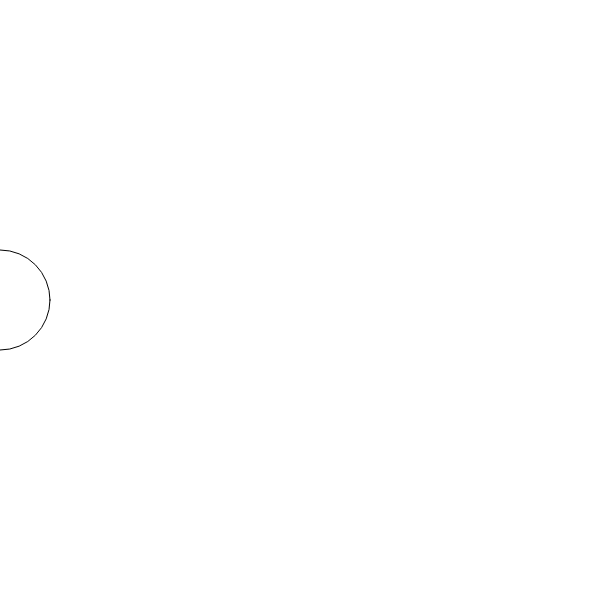
Frame 1 (no input)
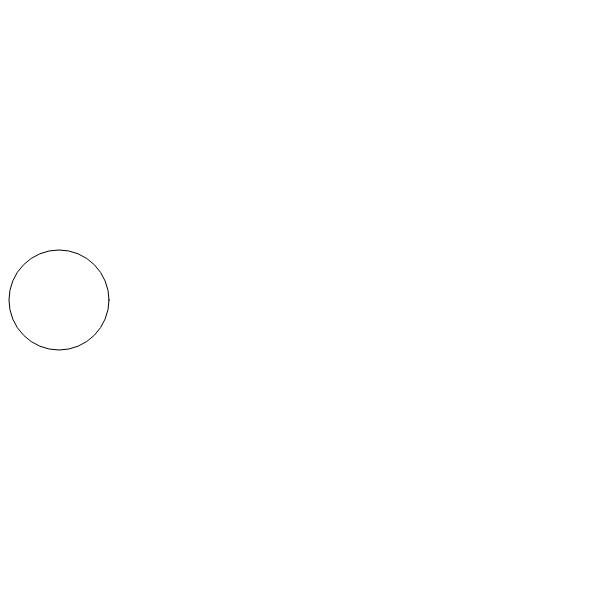
Frame 60 (no input)
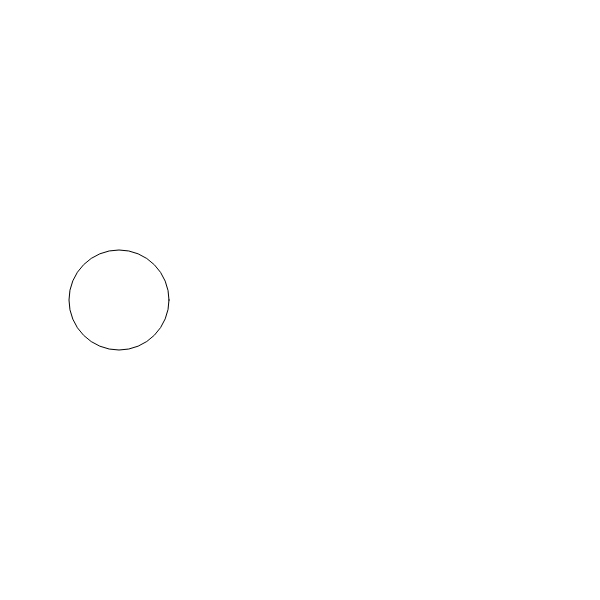
Frame 120 (the mouse pressed at the canvas centre since frame 60)

The p5.js sketch that drew these frames (run headless with seeded random() and noise() and a simulated clock; from frame 60 on, the mouse is pressed at the canvas centre):

// p5.js sketch
// ── sketch.js
/**
 * step 4: testing out what it means to animate in p5 with some data
 */

// 4.1 think of animations a series frames
// here we define a counter that we will use to move
// a circle across the screen
var counter = 0;

function setup() {
	createCanvas(600, 600);
}

function draw() {
	background(255, 255, 255);

	// 4.2 draw the circle at the position of the counter and 1/2 of the screen height
	ellipse(counter, height/2, 100, 100);

	// 4.3 60x a second increment that counter 1 unit... eventually the circle will drive off the screen
	counter = counter + 1;
	// can also be written:
	// counter++;
}
